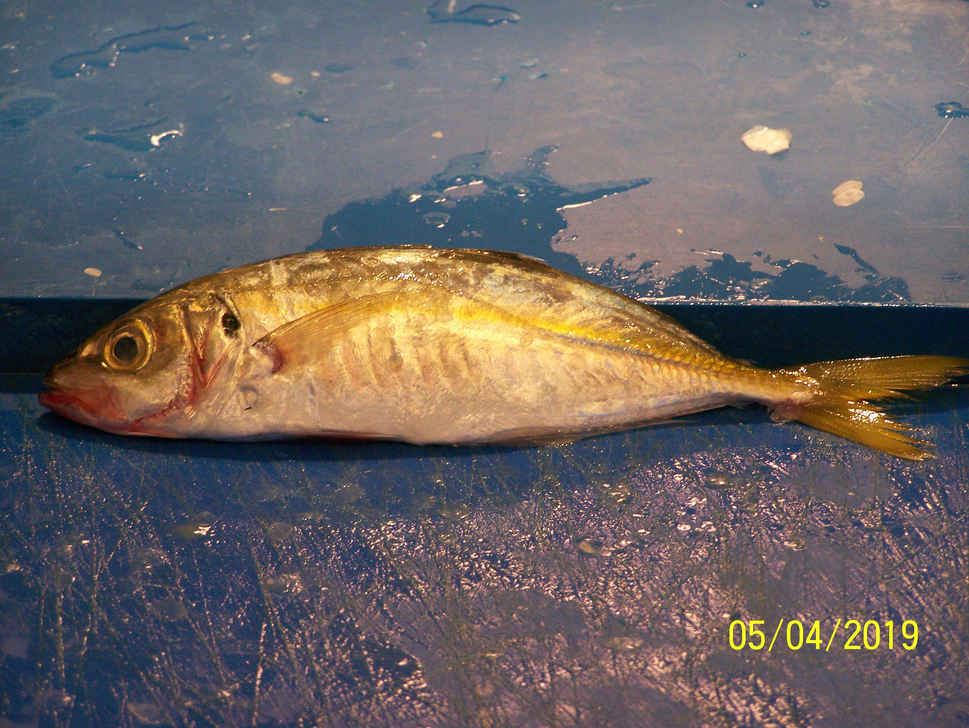
%> input picture CS 4640 Image Processing Basics/Harry-Kim-Assignment-7/Fishes/NA_Fish_Dataset/Horse Mackerel/00001.png, 969 x 728 px, shrunk from 2832 x 2128 before the run
$ octave untitled.m   (GNU Octave 9; MATLAB toolbox functions it lacks are replaced by stand-ins)
%> lines starting %> are read from the running program, lines starting %| are printed output that depends on the picture; in (x1, y1, x2, y2) boxes, pixels count from 0 and x2, y2 are one past the last pixel; in counts of white or black regions, pixels touching at a corner belong together; the program's own positions count from 1
he = imread("Fishes\Fish_Dataset\Black Sea Sprat\Black Sea Sprat\00001.png");
%> he is the input picture: size 728x969x3 uint8; mean R, G, B 107.7, 99.9, 98.7

mask = rgb2gray(he) > 200; % whatever value works.
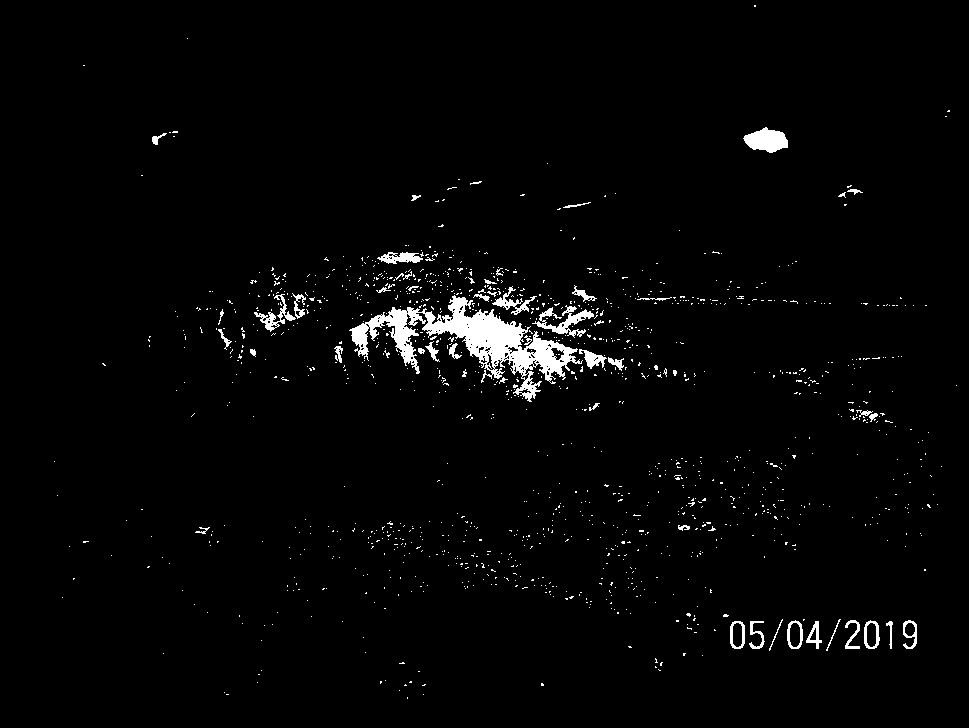
%> mask: size 728x969 logical; 2.3% white; 1263 white regions (1213 under 20 px), largest, box (x1, y1, x2, y2) and area: (349, 295, 583, 402) 6990, (743, 127, 788, 153) 768, (532, 305, 594, 338) 673
fixedImage = regionfill(rgb2gray(he), mask);
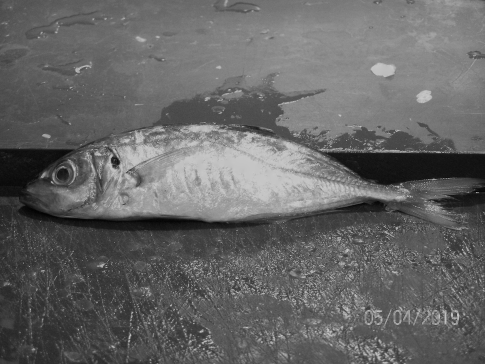
%> fixedImage: size 728x969 uint8 (shown at 1/2 size); min 0, max 200, mean 101.3

imshow(fixedImage);

numColors = 3;
L = imsegkmeans(he,numColors);
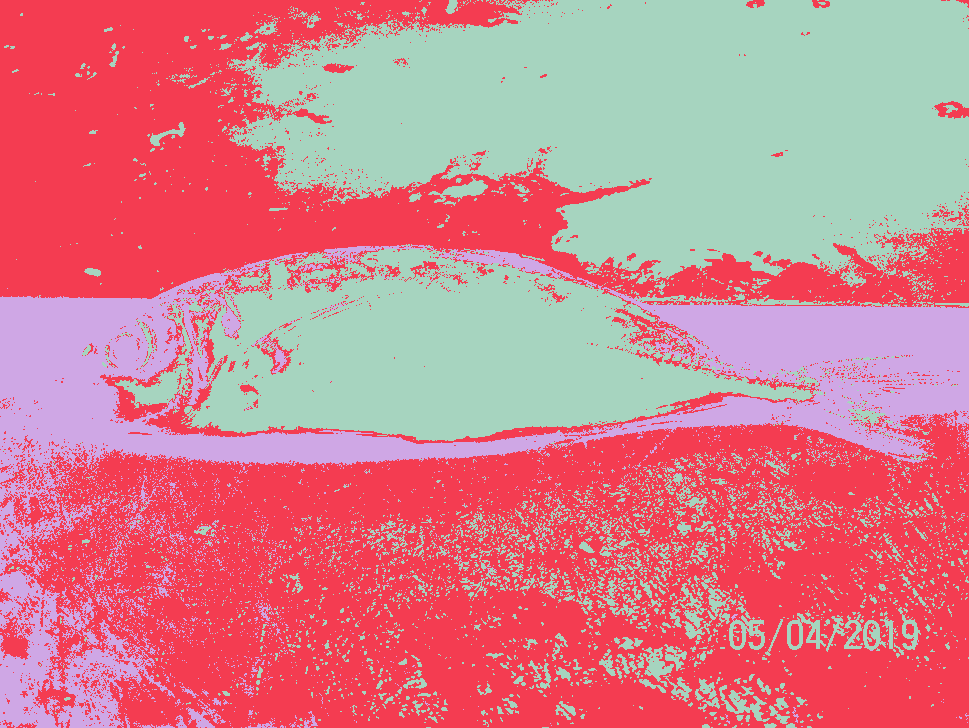
%> L: size 728x969 uint8; 3 distinct labels, from 1 to 3; one colour per label, 0 black
B = labeloverlay(he,L);
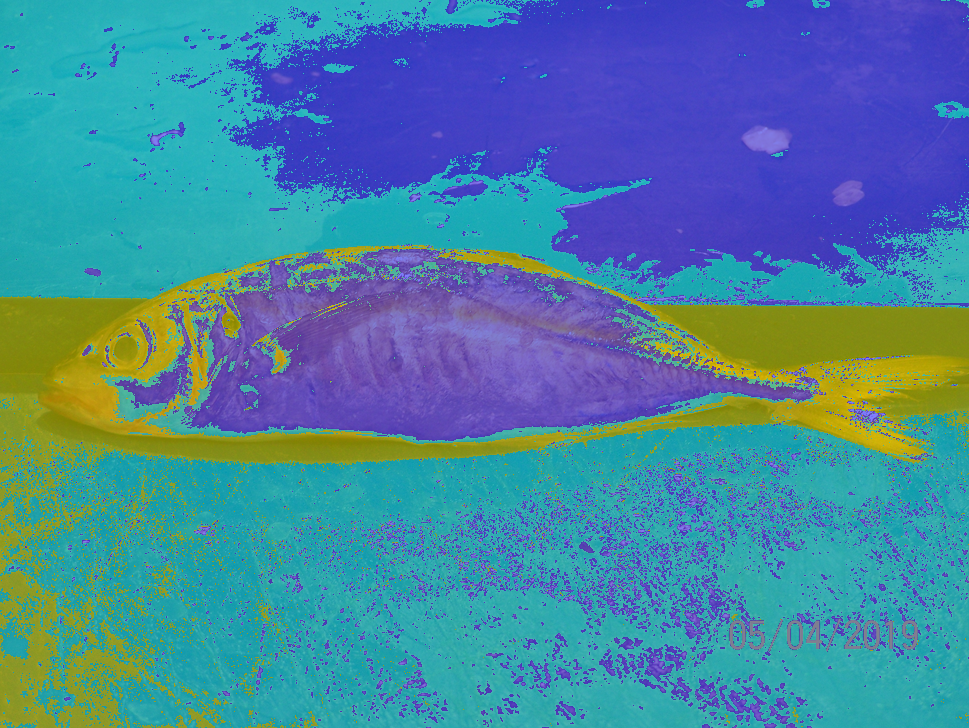
%> B: size 728x969x3 uint8; mean R, G, B 71.1, 130.7, 160
imshow(B)
title("Labeled Image RGB")

$ run again, with CS 4640 Image Processing Basics/Harry-Kim-Assignment-7/Fishes/NA_Fish_Dataset/Horse Mackerel/00020.png copied over CS 4640 Image Processing Basics/Harry-Kim-Assignment-7/Fishes/NA_Fish_Dataset/Horse Mackerel/00001.png
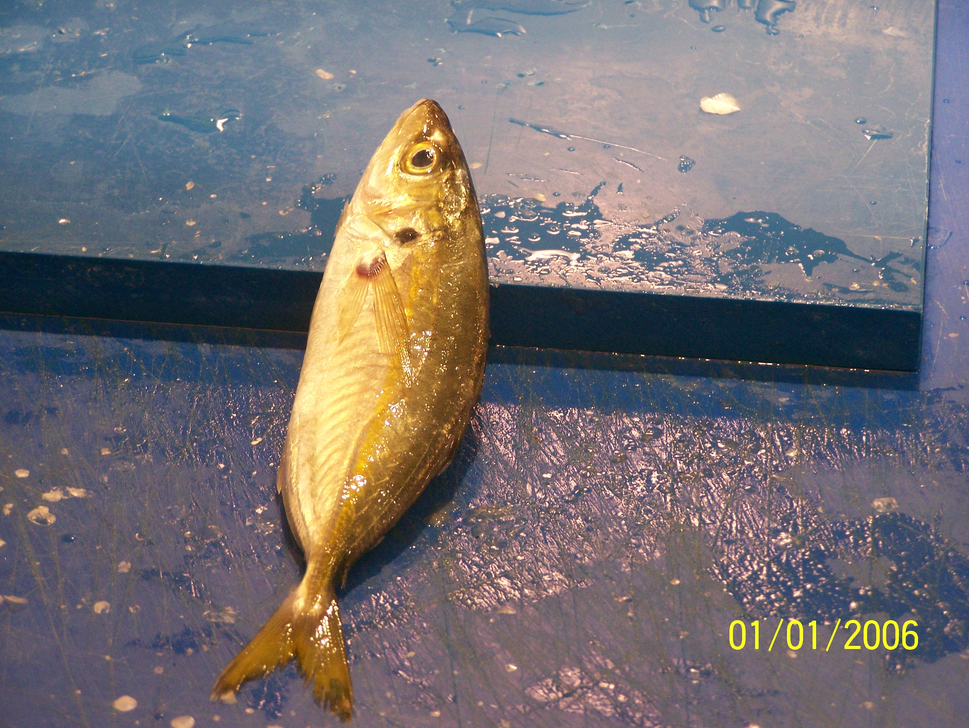
%> input picture CS 4640 Image Processing Basics/Harry-Kim-Assignment-7/Fishes/NA_Fish_Dataset/Horse Mackerel/00020.png, 969 x 728 px, shrunk from 2832 x 2128 before the run
%> he is the input picture: size 728x969x3 uint8; mean R, G, B 116.6, 111.4, 114.5
%> `mask = rgb2gray(he) > 200;`:
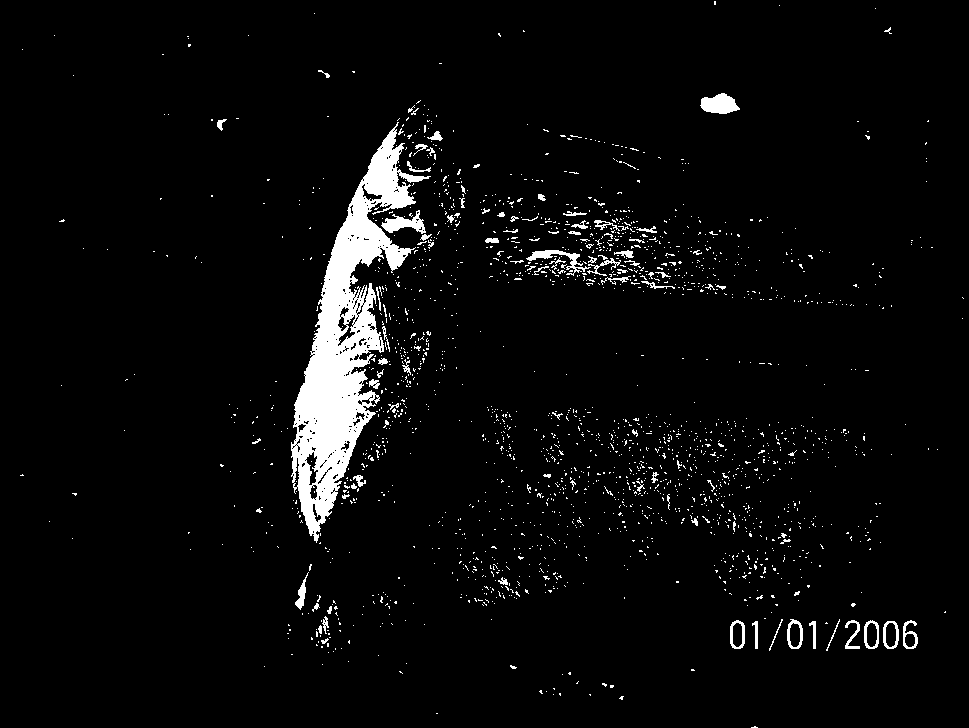
%> mask: size 728x969 logical; 4.2% white; 2035 white regions (1947 under 20 px), largest, box (x1, y1, x2, y2) and area: (291, 122, 431, 543) 18148, (700, 93, 740, 114) 573, (381, 210, 426, 234) 492
%> L: size 728x969 uint8; 3 distinct labels, from 1 to 3
%> `B = labeloverlay(he,L);`:
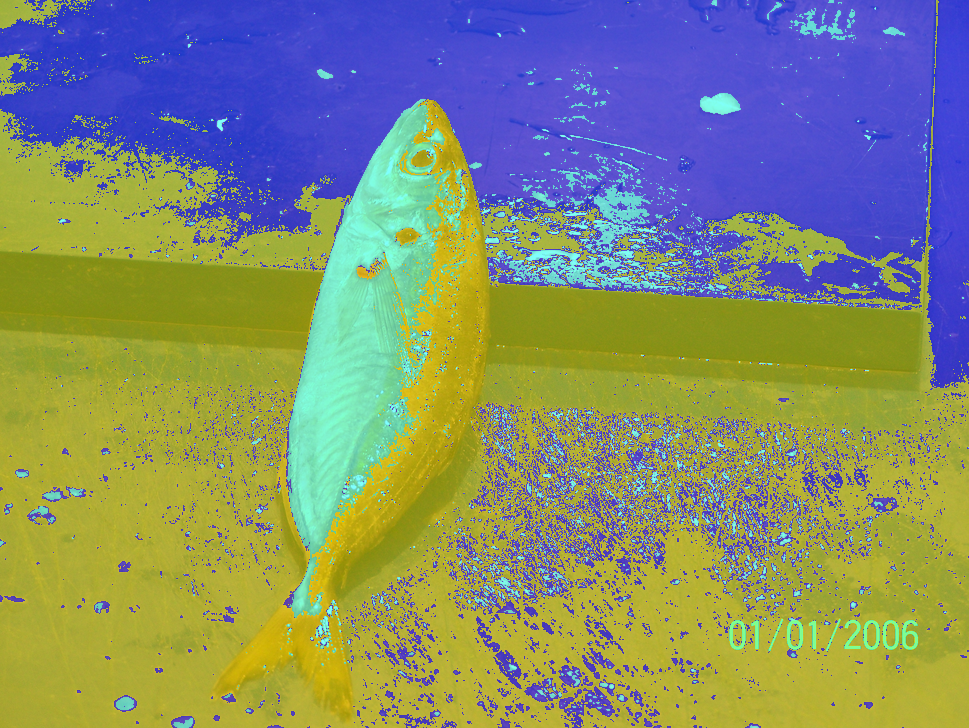
%> B: size 728x969x3 uint8; mean R, G, B 131.7, 139.9, 111.8

$ run again, with CS 4640 Image Processing Basics/Harry-Kim-Assignment-7/Fishes/NA_Fish_Dataset/Horse Mackerel/00021.png copied over CS 4640 Image Processing Basics/Harry-Kim-Assignment-7/Fishes/NA_Fish_Dataset/Horse Mackerel/00001.png
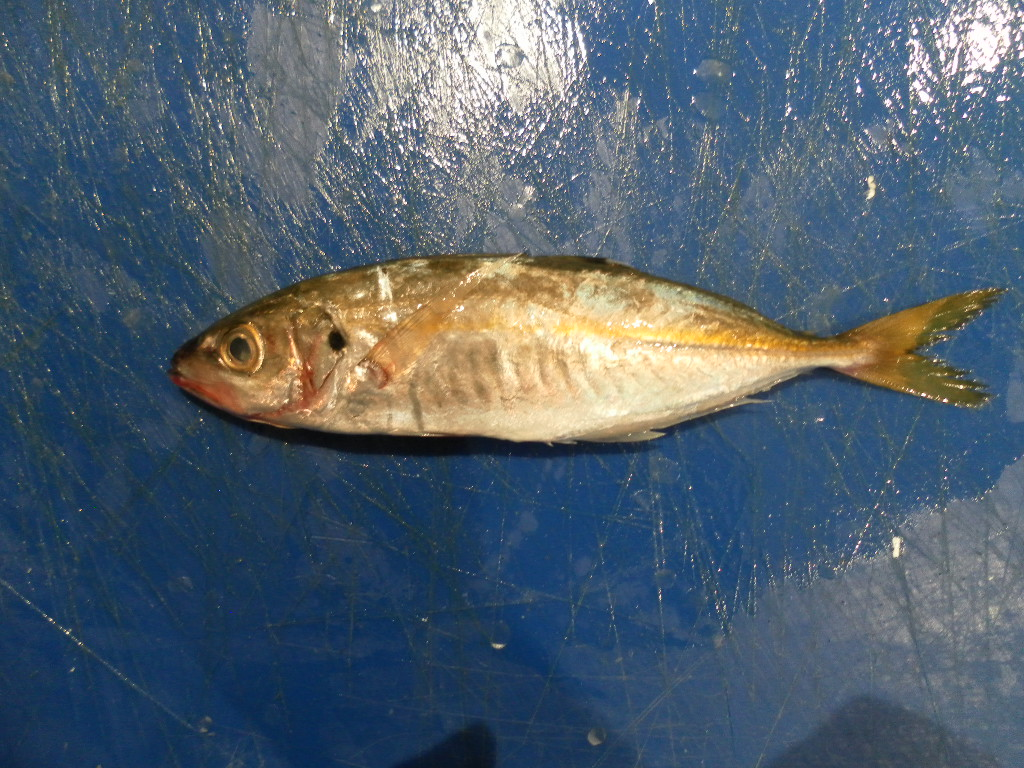
%> input picture CS 4640 Image Processing Basics/Harry-Kim-Assignment-7/Fishes/NA_Fish_Dataset/Horse Mackerel/00021.png, 1024 x 768 px
%> he is the input picture: size 768x1024x3 uint8; mean R, G, B 80.7, 96.1, 110.3
%> `mask = rgb2gray(he) > 200;`:
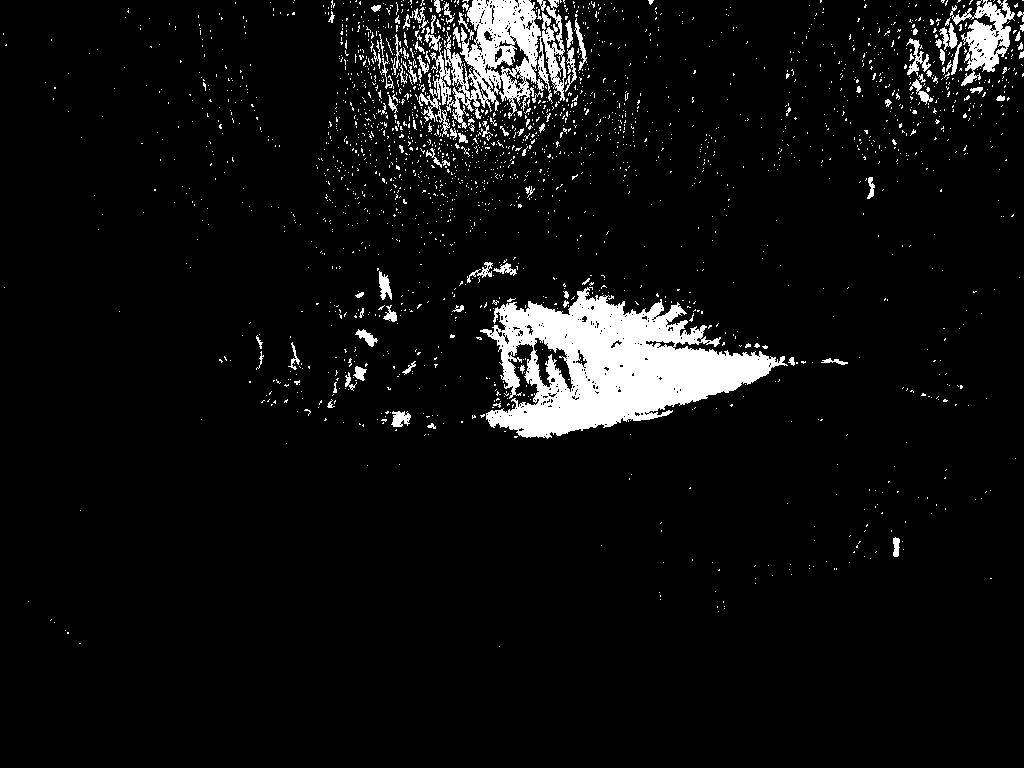
%> mask: size 768x1024 logical; 5.9% white; 2196 white regions (2095 under 20 px), largest, box (x1, y1, x2, y2) and area: (480, 287, 788, 439) 23248, (418, 0, 544, 137) 7335, (950, 0, 1015, 86) 2347
%> L: size 768x1024 uint8; 3 distinct labels, from 1 to 3
%> `B = labeloverlay(he,L);`:
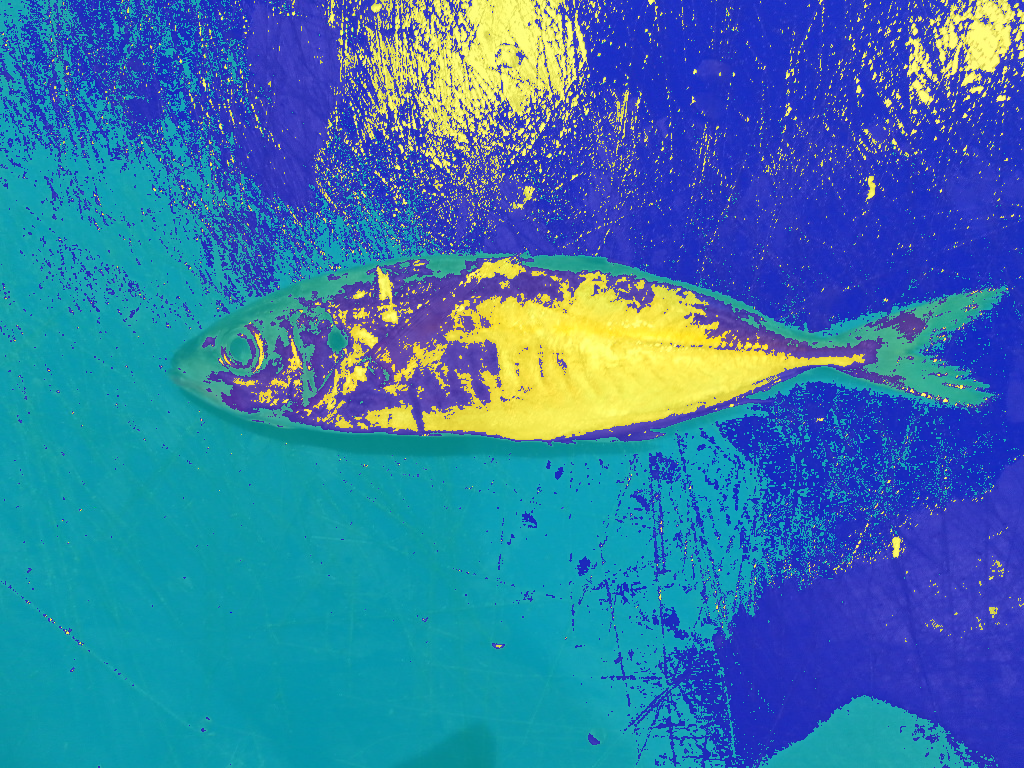
%> B: size 768x1024x3 uint8; mean R, G, B 53.8, 119.1, 169.6
